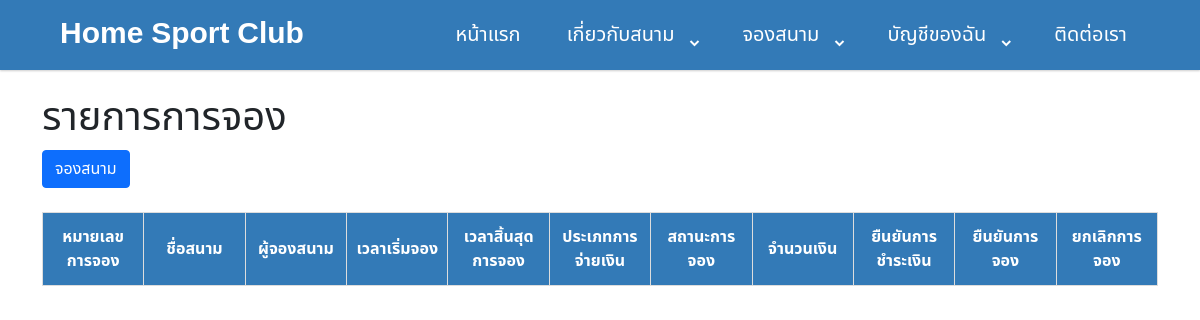
Before: /badminton/booking_list.php (signed in) with the older database file.
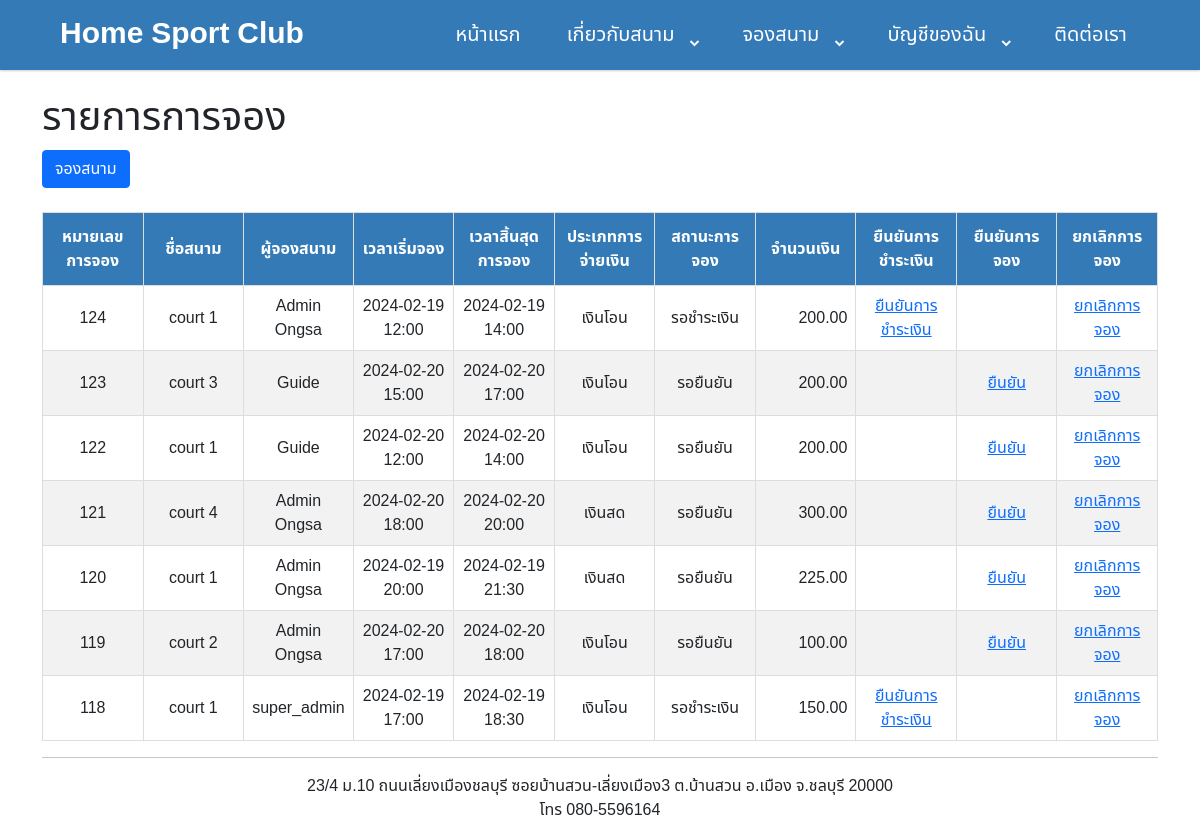
After: the same page with the newer database file.
### tables this page shows
CREATE TABLE `booking` (
  `booking_id` int(11) NOT NULL,
  `user_id` int(11) NOT NULL COMMENT 't_user',
  `court_id` int(11) NOT NULL COMMENT 'm_court',
  `booking_start_time` datetime NOT NULL,
  `booking_end_time` datetime NOT NULL,
  `payment_type_id` int(11) NOT NULL,
  `payment_type_name` varchar(255) NOT NULL,
  `payment_id` int(11) DEFAULT NULL COMMENT 't_payment',
  `booking_status` tinyint(4) NOT NULL DEFAULT 1,
  `booking_price` decimal(10,2) NOT NULL,
  `promotion_id` int(11) DEFAULT NULL,
  `create_date` datetime NOT NULL,
  `edit_date` datetime DEFAULT NULL,
  `create_by` int(11) NOT NULL COMMENT 't_user',
  `edit_by` int(11) DEFAULT NULL COMMENT 't_user',
  `del` tinyint(1) NOT NULL
);

CREATE TABLE `court` (
  `court_id` int(11) NOT NULL,
  `court_name` varchar(255) NOT NULL,
  `court_image` varchar(32) NOT NULL COMMENT 'm_image',
  `court_status` tinyint(1) NOT NULL
);

CREATE TABLE `user` (
  `user_id` int(11) NOT NULL,
  `user_name` varchar(50) NOT NULL,
  `user_tel` varchar(32) NOT NULL,
  `user_username` varchar(20) NOT NULL,
  `user_password` varchar(64) NOT NULL,
  `user_type` int(11) NOT NULL COMMENT 'm_user_type',
  `user_type_name` varchar(255) NOT NULL,
  `image_name` varchar(50) DEFAULT NULL,
  `create_date` datetime NOT NULL,
  `edit_date` datetime DEFAULT NULL,
  `create_by` int(11) NOT NULL COMMENT 't_user',
  `edit_by` int(11) DEFAULT NULL COMMENT 't_user',
  `del` tinyint(1) NOT NULL
);

CREATE TABLE `payment_type` (
  `payment_type_id` int(11) NOT NULL,
  `payment_type_name` varchar(32) NOT NULL
);

### badminton/booking_list.php (the view, shortened to what the changed rows need)
<?php
include 'common/connect.php';
include "header.php";
?>
<!DOCTYPE html>
<html lang="en">
<head>
    <link href='https://unpkg.com/boxicons@2.0.7/css/boxicons.min.css' rel='stylesheet'>
    <link rel="stylesheet" href="css/boostrap/css/bootstrap.min.css">
    <link rel="stylesheet" href="css/mytable.css">
</head>
<body>
    <div class="container">
        <br>
        <h1>รายการการจอง</h1>
        <a href="add_booking.php" type="button" class="btn btn-primary" >จองสนาม</a> <BR>
        <table id="customers">
            <BR>
            <thead>
                <tr>
                    <th width="9%">หมายเลขการจอง</th>
                    <th width="9%">ชื่อสนาม</th>
                    <th width="9%">ผู้จองสนาม</th>
                    <th width="9%">เวลาเริ่มจอง</th>
                    <th width="9%">เวลาสิ้นสุดการจอง</th>
                    <th width="9%">ประเภทการจ่ายเงิน</th>
                    <th width="9%">สถานะการจอง</th>
                    <th width="9%">จำนวนเงิน</th>
                    <th width="9%">ยืนยันการชำระเงิน</th>
                    <th width="9%" <?php echo $style; ?>>ยืนยันการจอง</th>
                    <th width="9%">ยกเลิกการจอง</th>
                </tr>
            </thead>
            <tbody>
                <?php
                $date_now = date("Y-m-d");
                $sql = "";
                if ($_SESSION["type"] == 1) {
                    $sql = "SELECT
                                tb.booking_id,
                                tb.user_id,
                                tu.user_name,
                                tb.court_id,
                                mc.court_name,
                                tb.booking_start_time,
                                tb.booking_end_time,
                                tb.booking_status,
                                tb.booking_price,
                                tb.payment_id,
                                mpt.payment_type_id,
                                mpt.payment_type_name,
                                tb.create_date
                            FROM
                                `booking` tb
                            LEFT JOIN `payment_type` mpt ON
                                mpt.payment_type_id = tb.payment_type_id
                            LEFT JOIN `user` tu ON
                                tu.user_id = tb.user_id
                            LEFT JOIN `court` mc ON
                                mc.court_id = tb.court_id
                            WHERE tb.booking_start_time > '$date_now'
                            ORDER BY tb.create_date DESC;";
                }
                $result = mysqli_query($conn, $sql);
                if (!mysqli_num_rows($result)) {
                    return;
                }
                while ($row = mysqli_fetch_assoc($result)) {
                    $booking_start_time = date("Y-m-d H:i", strtotime($row["booking_start_time"]));
                    $booking_end_time = date("Y-m-d H:i", strtotime($row["booking_end_time"]));
                    echo "<td>" . $row["booking_id"] .  "</td> ";
                    echo "<td>" . $row["court_name"] .  "</td> ";
                    echo "<td>" . $row["user_name"] .  "</td> ";
                    echo "<td>" . $booking_start_time .  "</td> ";
                    echo "<td>" . $booking_end_time .  "</td> ";
                    echo "<td>" . $row["payment_type_name"] .  "</td> ";
                    if ($row["booking_status"] == 1) {
                        if(!isset($row["payment_id"])){
                            echo "<td> รอชำระเงิน </td> ";
                        }else{
                            echo "<td> รอยืนยัน </td> ";
                        }
                    } else if($row["booking_status"] == 2){
                        echo "<td> ชำระเงินแล้ว </td> ";
                    } else {
                        echo "<td> ยกเลิก </td> ";
                    }
                    echo "<td style='text-align: right;'>" . $row["booking_price"] .  "</td> ";
                    if ($row["booking_status"] == 1) {
                        if(!isset($row["payment_id"])){
                            echo "<td><a href='submit_payment.php?id=$row[booking_id]'>ยืนยันการชำระเงิน</a></td> ";
                        }else{
                            echo "<td>  </td> ";
                        }
                        if($_SESSION["type"]==1 && isset($row["payment_id"])){
                            echo "<td><a href='controllers/update_booking.php?id=$row[booking_id]' onclick=\"return confirm('ยืนยันการจองใช่หรือไม่')\">ยืนยัน</a></td> ";
                        }else if($_SESSION["type"]==1){
                            echo "<td>  </td> ";
                        }
                        echo "<td><a href='controllers/cancel_booking.php?id=$row[booking_id]' onclick=\"return confirm('ยกเลิกการจองใช่หรือไม่')\">ยกเลิกการจอง</a></td> ";
                    }else{
                        echo "<td>  </td> ";
                        if($_SESSION["type"]==1){
                            echo "<td>  </td> ";
                        }
                        echo "<td>  </td> ";
                    }
                }
                echo "</table>";
                ?>
    </div>
    <?php include "footer.php" ?>
</body>
</html>

### badminton/footer.php (shortened to what the changed rows need)
<!DOCTYPE html>
<html lang="en">
<head>
</head>
<body>
<footer class="sticky-footer bg-white">
    <div class="container my-auto">
        <div class="copyright text-center my-auto">
            <hr>
            <span>23/4 ม.10 ถนนเลี่ยงเมืองชลบุรี ซอยบ้านสวน-เลี่ยงเมือง3 ต.บ้านสวน อ.เมือง จ.ชลบุรี 20000</span>
            <p>โทร 080-5596164</p>
        </div>
    </div>
</footer>
</body>
</html>

Changed rows visible on the page:
added booking: booking "124", court.court_name "court 1", user.user_name "Admin Ongsa", booking_start_time "2024-02-19 12:00", booking_end_time "2024-02-19 14:00", payment_type.payment_type_name "เงินโอน", booking_status "รอชำระเงิน", booking_price "200.00"
added booking: booking "123", court.court_name "court 3", user.user_name "Guide", booking_start_time "2024-02-20 15:00", booking_end_time "2024-02-20 17:00", payment_type.payment_type_name "เงินโอน", booking_status "รอยืนยัน", booking_price "200.00"
added booking: booking "122", court.court_name "court 1", user.user_name "Guide", booking_start_time "2024-02-20 12:00", booking_end_time "2024-02-20 14:00", payment_type.payment_type_name "เงินโอน", booking_status "รอยืนยัน", booking_price "200.00"
added booking: booking "121", court.court_name "court 4", user.user_name "Admin Ongsa", booking_start_time "2024-02-20 18:00", booking_end_time "2024-02-20 20:00", payment_type.payment_type_name "เงินสด", booking_status "รอยืนยัน", booking_price "300.00"
added booking: booking "120", court.court_name "court 1", user.user_name "Admin Ongsa", booking_start_time "2024-02-19 20:00", booking_end_time "2024-02-19 21:30", payment_type.payment_type_name "เงินสด", booking_status "รอยืนยัน", booking_price "225.00"
added booking: booking "119", court.court_name "court 2", user.user_name "Admin Ongsa", booking_start_time "2024-02-20 17:00", booking_end_time "2024-02-20 18:00", payment_type.payment_type_name "เงินโอน", booking_status "รอยืนยัน", booking_price "100.00"
added booking: booking "118", court.court_name "court 1", user.user_name "super_admin", booking_start_time "2024-02-19 17:00", booking_end_time "2024-02-19 18:30", payment_type.payment_type_name "เงินโอน", booking_status "รอชำระเงิน", booking_price "150.00"
Other visible differences:
text now shown: "23/4 ม.10 ถนนเลี่ยงเมืองชลบุรี ซอยบ้านสวน-เลี่ยงเมือง3 ต.บ้านสวน อ.เมือง จ.ชลบุรี 20000 โทร 080-5596164"
